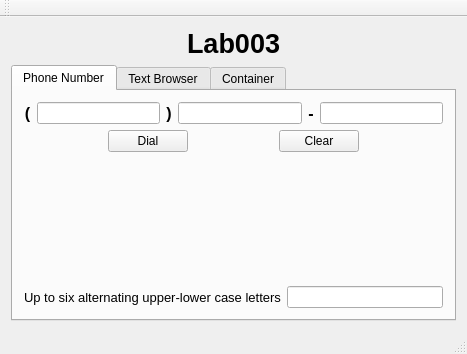
<?xml version="1.0" encoding="UTF-8"?>
<ui version="4.0">
 <class>MainWindow</class>
 <widget class="QMainWindow" name="MainWindow">
  <property name="geometry">
   <rect>
    <x>0</x>
    <y>0</y>
    <width>467</width>
    <height>354</height>
   </rect>
  </property>
  <property name="windowTitle">
   <string>MainWindow</string>
  </property>
  <widget class="QWidget" name="centralWidget">
   <layout class="QVBoxLayout" name="verticalLayout_4">
    <item>
     <layout class="QHBoxLayout" name="horizontalLayout">
      <item>
       <spacer name="horizontalSpacer">
        <property name="orientation">
         <enum>Qt::Horizontal</enum>
        </property>
        <property name="sizeHint" stdset="0">
         <size>
          <width>40</width>
          <height>20</height>
         </size>
        </property>
       </spacer>
      </item>
      <item>
       <widget class="QLabel" name="label">
        <property name="font">
         <font>
          <pointsize>20</pointsize>
          <weight>75</weight>
          <bold>true</bold>
         </font>
        </property>
        <property name="text">
         <string>Lab003</string>
        </property>
       </widget>
      </item>
      <item>
       <spacer name="horizontalSpacer_2">
        <property name="orientation">
         <enum>Qt::Horizontal</enum>
        </property>
        <property name="sizeHint" stdset="0">
         <size>
          <width>40</width>
          <height>20</height>
         </size>
        </property>
       </spacer>
      </item>
     </layout>
    </item>
    <item>
     <widget class="QTabWidget" name="tabWidget">
      <property name="currentIndex">
       <number>0</number>
      </property>
      <widget class="QWidget" name="tab">
       <attribute name="title">
        <string>Phone Number</string>
       </attribute>
       <layout class="QVBoxLayout" name="verticalLayout">
        <item>
         <layout class="QHBoxLayout" name="horizontalLayout_2">
          <item>
           <widget class="QLabel" name="label_2">
            <property name="font">
             <font>
              <pointsize>12</pointsize>
              <weight>75</weight>
              <bold>true</bold>
             </font>
            </property>
            <property name="text">
             <string>(</string>
            </property>
            <property name="alignment">
             <set>Qt::AlignCenter</set>
            </property>
           </widget>
          </item>
          <item>
           <widget class="QLineEdit" name="areaCode">
            <property name="maxLength">
             <number>3</number>
            </property>
           </widget>
          </item>
          <item>
           <widget class="QLabel" name="label_3">
            <property name="font">
             <font>
              <pointsize>12</pointsize>
              <weight>75</weight>
              <bold>true</bold>
             </font>
            </property>
            <property name="text">
             <string>)</string>
            </property>
            <property name="alignment">
             <set>Qt::AlignCenter</set>
            </property>
           </widget>
          </item>
          <item>
           <widget class="QLineEdit" name="prefix">
            <property name="maxLength">
             <number>3</number>
            </property>
           </widget>
          </item>
          <item>
           <widget class="QLabel" name="label_4">
            <property name="font">
             <font>
              <pointsize>12</pointsize>
              <weight>75</weight>
              <bold>true</bold>
             </font>
            </property>
            <property name="text">
             <string>-</string>
            </property>
            <property name="alignment">
             <set>Qt::AlignCenter</set>
            </property>
           </widget>
          </item>
          <item>
           <widget class="QLineEdit" name="subscriber">
            <property name="maxLength">
             <number>4</number>
            </property>
           </widget>
          </item>
         </layout>
        </item>
        <item>
         <layout class="QHBoxLayout" name="horizontalLayout_3">
          <item>
           <spacer name="horizontalSpacer_3">
            <property name="orientation">
             <enum>Qt::Horizontal</enum>
            </property>
            <property name="sizeHint" stdset="0">
             <size>
              <width>40</width>
              <height>20</height>
             </size>
            </property>
           </spacer>
          </item>
          <item>
           <widget class="QPushButton" name="dialButton">
            <property name="text">
             <string>Dial</string>
            </property>
           </widget>
          </item>
          <item>
           <spacer name="horizontalSpacer_4">
            <property name="orientation">
             <enum>Qt::Horizontal</enum>
            </property>
            <property name="sizeHint" stdset="0">
             <size>
              <width>40</width>
              <height>20</height>
             </size>
            </property>
           </spacer>
          </item>
          <item>
           <widget class="QPushButton" name="clearButton">
            <property name="text">
             <string>Clear</string>
            </property>
           </widget>
          </item>
          <item>
           <spacer name="horizontalSpacer_5">
            <property name="orientation">
             <enum>Qt::Horizontal</enum>
            </property>
            <property name="sizeHint" stdset="0">
             <size>
              <width>40</width>
              <height>20</height>
             </size>
            </property>
           </spacer>
          </item>
         </layout>
        </item>
        <item>
         <spacer name="verticalSpacer">
          <property name="orientation">
           <enum>Qt::Vertical</enum>
          </property>
          <property name="sizeHint" stdset="0">
           <size>
            <width>20</width>
            <height>97</height>
           </size>
          </property>
         </spacer>
        </item>
        <item>
         <layout class="QHBoxLayout" name="horizontalLayout_4">
          <item>
           <widget class="QLabel" name="label_5">
            <property name="font">
             <font>
              <pointsize>10</pointsize>
             </font>
            </property>
            <property name="text">
             <string>Up to six alternating upper-lower case letters</string>
            </property>
           </widget>
          </item>
          <item>
           <widget class="QLineEdit" name="lineEdit">
            <property name="maxLength">
             <number>6</number>
            </property>
           </widget>
          </item>
         </layout>
        </item>
       </layout>
      </widget>
      <widget class="QWidget" name="tab_2">
       <attribute name="title">
        <string>Text Browser</string>
       </attribute>
       <layout class="QVBoxLayout" name="verticalLayout_2">
        <item>
         <widget class="QTextBrowser" name="textBrowser">
          <property name="html">
           <string>&lt;!DOCTYPE HTML PUBLIC &quot;-//W3C//DTD HTML 4.0//EN&quot; &quot;http://www.w3.org/TR/REC-html40/strict.dtd&quot;&gt;
&lt;html&gt;&lt;head&gt;&lt;meta name=&quot;qrichtext&quot; content=&quot;1&quot; /&gt;&lt;style type=&quot;text/css&quot;&gt;
p, li { white-space: pre-wrap; }
&lt;/style&gt;&lt;/head&gt;&lt;body style=&quot; font-family:'MS Shell Dlg 2'; font-size:7.875pt; font-weight:400; font-style:normal;&quot;&gt;
&lt;p style=&quot; margin-top:0px; margin-bottom:0px; margin-left:0px; margin-right:0px; -qt-block-indent:0; text-indent:0px;&quot;&gt;&lt;span style=&quot; font-size:18pt;&quot;&gt;Hello.&lt;/span&gt;&lt;/p&gt;
&lt;p style=&quot;-qt-paragraph-type:empty; margin-top:0px; margin-bottom:0px; margin-left:0px; margin-right:0px; -qt-block-indent:0; text-indent:0px; font-size:18pt;&quot;&gt;&lt;br /&gt;&lt;/p&gt;
&lt;p style=&quot; margin-top:0px; margin-bottom:0px; margin-left:0px; margin-right:0px; -qt-block-indent:0; text-indent:0px;&quot;&gt;&lt;span style=&quot; font-size:18pt;&quot;&gt;This is a QTextBrowser widget. It may hold formatted text, URLs, and images.&lt;/span&gt;&lt;/p&gt;&lt;/body&gt;&lt;/html&gt;</string>
          </property>
         </widget>
        </item>
       </layout>
      </widget>
      <widget class="QWidget" name="tab_3">
       <attribute name="title">
        <string>Container</string>
       </attribute>
       <layout class="QVBoxLayout" name="verticalLayout_5">
        <item>
         <spacer name="verticalSpacer_2">
          <property name="orientation">
           <enum>Qt::Vertical</enum>
          </property>
          <property name="sizeHint" stdset="0">
           <size>
            <width>20</width>
            <height>42</height>
           </size>
          </property>
         </spacer>
        </item>
        <item>
         <layout class="QHBoxLayout" name="horizontalLayout_5">
          <item>
           <spacer name="horizontalSpacer_6">
            <property name="orientation">
             <enum>Qt::Horizontal</enum>
            </property>
            <property name="sizeHint" stdset="0">
             <size>
              <width>158</width>
              <height>20</height>
             </size>
            </property>
           </spacer>
          </item>
          <item>
           <widget class="QGroupBox" name="groupBox">
            <property name="title">
             <string>Button Group</string>
            </property>
            <layout class="QVBoxLayout" name="verticalLayout_3">
             <item>
              <widget class="QRadioButton" name="radioButton">
               <property name="text">
                <string>Length</string>
               </property>
              </widget>
             </item>
             <item>
              <widget class="QRadioButton" name="radioButton_2">
               <property name="text">
                <string>Width</string>
               </property>
              </widget>
             </item>
            </layout>
           </widget>
          </item>
          <item>
           <spacer name="horizontalSpacer_7">
            <property name="orientation">
             <enum>Qt::Horizontal</enum>
            </property>
            <property name="sizeHint" stdset="0">
             <size>
              <width>157</width>
              <height>20</height>
             </size>
            </property>
           </spacer>
          </item>
         </layout>
        </item>
        <item>
         <spacer name="verticalSpacer_3">
          <property name="orientation">
           <enum>Qt::Vertical</enum>
          </property>
          <property name="sizeHint" stdset="0">
           <size>
            <width>20</width>
            <height>41</height>
           </size>
          </property>
         </spacer>
        </item>
       </layout>
      </widget>
     </widget>
    </item>
   </layout>
  </widget>
  <widget class="QMenuBar" name="menuBar">
   <property name="geometry">
    <rect>
     <x>0</x>
     <y>0</y>
     <width>467</width>
     <height>21</height>
    </rect>
   </property>
  </widget>
  <widget class="QToolBar" name="mainToolBar">
   <attribute name="toolBarArea">
    <enum>TopToolBarArea</enum>
   </attribute>
   <attribute name="toolBarBreak">
    <bool>false</bool>
   </attribute>
  </widget>
  <widget class="QStatusBar" name="statusBar"/>
 </widget>
 <layoutdefault spacing="6" margin="11"/>
 <resources/>
 <connections/>
</ui>
